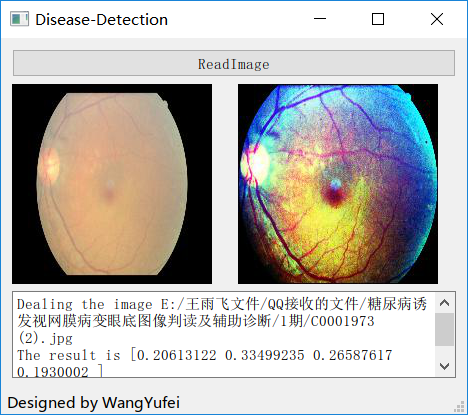
#> input picture img/gui.jpg, 468 x 415 px; its folder holds only this picture in this run
$ python -i deal.py   (imports and definitions only)
#> lines starting #> are read from the running program, lines starting #| are printed output that depends on the picture
#> further down, picture is the input picture: shape (415, 468, 3); mean B, G, R 178.1, 182.1, 185.1
import cv2
import os
import re
from matplotlib import pyplot as plt
import numpy as np
from skimage import io, transform

def rotate(image, angle, center=None, scale=1.0):
    # 获取图像尺寸
    (h, w) = image.shape[:2]

    # 若未指定旋转中心，则将图像中心设为旋转中心
    if center is None:
        center = (w / 2, h / 2)

    # 执行旋转
    M = cv2.getRotationMatrix2D(center, angle, scale)
    rotated = cv2.warpAffine(image, M, (w, h))

    # 返回旋转后的图像
    return rotated


def GetPathfiles(level, path):
    # 所有文件夹，第一个字段是次目录的级别
    dirList = []
    # 所有文件
    fileList = []
    # 返回一个列表，其中包含在目录条目的名称(google翻译)
    files = os.listdir(path)
    # 先添加目录级别
    dirList.append(str(level))
    for f in files:
        if (os.path.isdir(path + '/' + f)):
            # 排除隐藏文件夹。因为隐藏文件夹过多
            if (f[0] == '.'):
                pass
            else:
                # 添加非隐藏文件夹
                dirList.append(f)
        if (os.path.isfile(path + '/' + f)):
            # 添加文件
            fileList.append(f)
            # 当一个标志使用，文件夹列表第一个级别不打印
    return fileList

def detect_deal(image):
    shape = image.shape
#> shape = (415, 468, 3)
    middle = shape[0] / 2
#> middle = 207.5
    middle_y = shape[1] / 2
#> middle_y = 234
    if middle>150:
        for j in range(shape[1]):
            if image[int(middle)][j][1] > 10:
                left = j
                break
        for j in range(shape[1] - 1, 0, -1):
            if image[int(middle)][j][1] > 10:
                right = j
                break
        for j in range(shape[0]):
            if image[j][int(middle_y)][1] > 10:
                top = j
                break
        for j in range(shape[0] - 1, 0, -1):
            if image[j][int(middle_y)][1] > 10:
                bottom = j
                break
        print(left, right)
#| 0 467
        image = image[top:bottom, left:right]
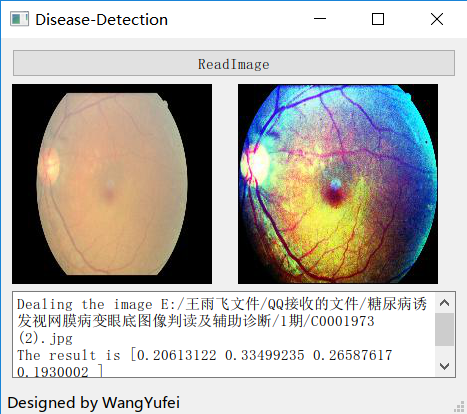
#> image: shape (414, 467, 3); mean of channels 0, 1, 2 178, 182.3, 185.9; drawn as B, G, R
        image = cv2.resize(image, (200, 200))
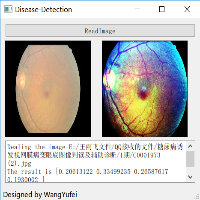
#> image: shape (200, 200, 3); mean of channels 0, 1, 2 177.7, 182.1, 185.8; drawn as B, G, R
        print(top, bottom)
#| 0 414
    chans = cv2.split(image)
    chan1 = cv2.equalizeHist(chans[0])
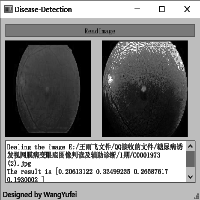
#> chan1: shape (200, 200); min 0, max 255, mean 129.4
    chan2 = cv2.equalizeHist(chans[1])
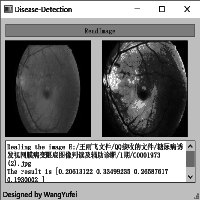
#> chan2: shape (200, 200); min 0, max 255, mean 129.6
    chan3 = cv2.equalizeHist(chans[2])
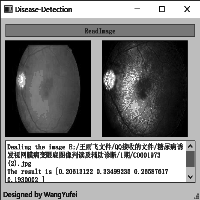
#> chan3: shape (200, 200); min 0, max 255, mean 129.6
    image = cv2.merge([chan1, chan2, chan3])
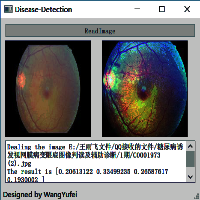
#> image: shape (200, 200, 3); mean of channels 0, 1, 2 129.4, 129.6, 129.6; drawn as B, G, R
    image = cv2.resize(image,(200,200))
    return image

# [44 lines not run here, left out]

>>> import cv2
>>> picture = cv2.imread('img/gui.jpg')
>>> result = detect_deal(picture)
